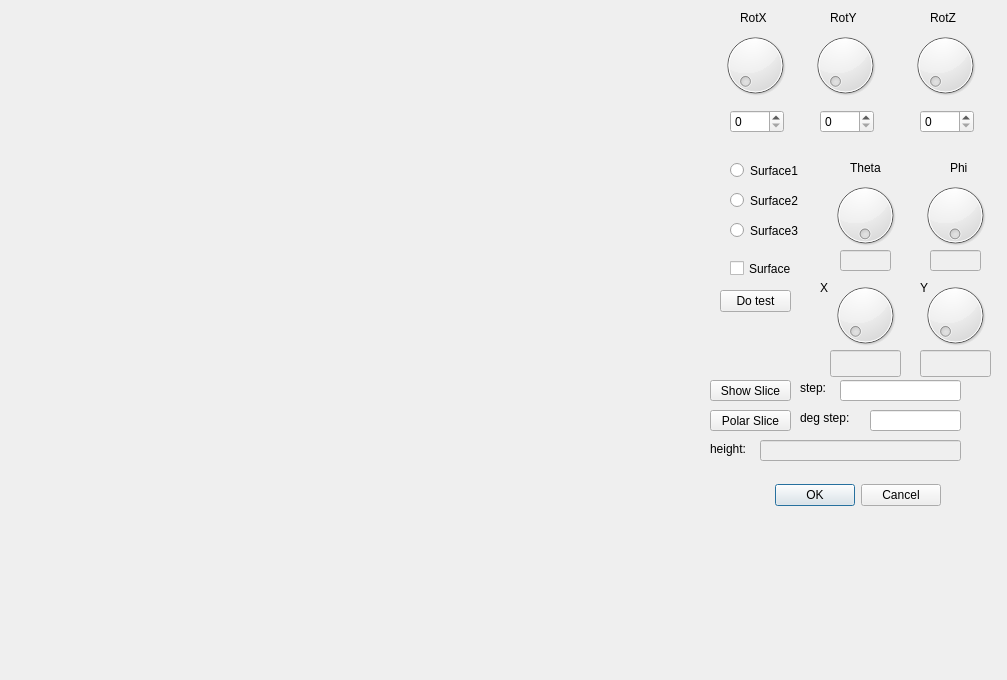
<?xml version="1.0" encoding="UTF-8"?>
<ui version="4.0">
 <class>MainDialog</class>
 <widget class="QDialog" name="MainDialog">
  <property name="geometry">
   <rect>
    <x>0</x>
    <y>0</y>
    <width>1007</width>
    <height>680</height>
   </rect>
  </property>
  <property name="windowTitle">
   <string>Dialog</string>
  </property>
  <widget class="QDialogButtonBox" name="dialogButtons">
   <property name="geometry">
    <rect>
     <x>750</x>
     <y>480</y>
     <width>191</width>
     <height>31</height>
    </rect>
   </property>
   <property name="orientation">
    <enum>Qt::Horizontal</enum>
   </property>
   <property name="standardButtons">
    <set>QDialogButtonBox::Cancel|QDialogButtonBox::Ok</set>
   </property>
  </widget>
  <widget class="QWidget" name="horizontalLayoutWidget">
   <property name="geometry">
    <rect>
     <x>30</x>
     <y>20</y>
     <width>631</width>
     <height>611</height>
    </rect>
   </property>
   <layout class="QHBoxLayout" name="glLayout"/>
  </widget>
  <widget class="QDial" name="dialRotx">
   <property name="geometry">
    <rect>
     <x>720</x>
     <y>30</y>
     <width>70</width>
     <height>70</height>
    </rect>
   </property>
   <property name="maximum">
    <number>360</number>
   </property>
   <property name="value">
    <number>0</number>
   </property>
  </widget>
  <widget class="QLabel" name="label">
   <property name="geometry">
    <rect>
     <x>740</x>
     <y>10</y>
     <width>41</width>
     <height>16</height>
    </rect>
   </property>
   <property name="text">
    <string>RotX</string>
   </property>
  </widget>
  <widget class="QLabel" name="label_2">
   <property name="geometry">
    <rect>
     <x>830</x>
     <y>10</y>
     <width>59</width>
     <height>15</height>
    </rect>
   </property>
   <property name="text">
    <string>RotY</string>
   </property>
  </widget>
  <widget class="QDial" name="dialRoty">
   <property name="geometry">
    <rect>
     <x>810</x>
     <y>30</y>
     <width>70</width>
     <height>70</height>
    </rect>
   </property>
   <property name="maximum">
    <number>360</number>
   </property>
  </widget>
  <widget class="QLabel" name="label_3">
   <property name="geometry">
    <rect>
     <x>930</x>
     <y>10</y>
     <width>59</width>
     <height>15</height>
    </rect>
   </property>
   <property name="text">
    <string>RotZ</string>
   </property>
  </widget>
  <widget class="QDial" name="dialRotz">
   <property name="geometry">
    <rect>
     <x>910</x>
     <y>30</y>
     <width>70</width>
     <height>70</height>
    </rect>
   </property>
   <property name="maximum">
    <number>360</number>
   </property>
   <property name="value">
    <number>0</number>
   </property>
  </widget>
  <widget class="QSpinBox" name="sbx">
   <property name="geometry">
    <rect>
     <x>730</x>
     <y>110</y>
     <width>54</width>
     <height>23</height>
    </rect>
   </property>
   <property name="maximum">
    <number>360</number>
   </property>
  </widget>
  <widget class="QSpinBox" name="sby">
   <property name="geometry">
    <rect>
     <x>820</x>
     <y>110</y>
     <width>54</width>
     <height>23</height>
    </rect>
   </property>
   <property name="maximum">
    <number>360</number>
   </property>
  </widget>
  <widget class="QSpinBox" name="sbz">
   <property name="geometry">
    <rect>
     <x>920</x>
     <y>110</y>
     <width>54</width>
     <height>23</height>
    </rect>
   </property>
   <property name="maximum">
    <number>360</number>
   </property>
  </widget>
  <widget class="QRadioButton" name="rbSelectSurface1">
   <property name="geometry">
    <rect>
     <x>730</x>
     <y>160</y>
     <width>93</width>
     <height>21</height>
    </rect>
   </property>
   <property name="text">
    <string>Surface1</string>
   </property>
   <attribute name="buttonGroup">
    <string>bgSurfaceSelect</string>
   </attribute>
  </widget>
  <widget class="QRadioButton" name="rbSelectSurface2">
   <property name="geometry">
    <rect>
     <x>730</x>
     <y>190</y>
     <width>93</width>
     <height>21</height>
    </rect>
   </property>
   <property name="text">
    <string>Surface2</string>
   </property>
   <attribute name="buttonGroup">
    <string>bgSurfaceSelect</string>
   </attribute>
  </widget>
  <widget class="QRadioButton" name="rbSelectSurface3">
   <property name="geometry">
    <rect>
     <x>730</x>
     <y>220</y>
     <width>93</width>
     <height>21</height>
    </rect>
   </property>
   <property name="text">
    <string>Surface3</string>
   </property>
   <attribute name="buttonGroup">
    <string>bgSurfaceSelect</string>
   </attribute>
  </widget>
  <widget class="QDial" name="dialTheta">
   <property name="geometry">
    <rect>
     <x>830</x>
     <y>180</y>
     <width>70</width>
     <height>70</height>
    </rect>
   </property>
   <property name="maximum">
    <number>360</number>
   </property>
   <property name="value">
    <number>0</number>
   </property>
   <property name="wrapping">
    <bool>true</bool>
   </property>
  </widget>
  <widget class="QDial" name="dialPhi">
   <property name="geometry">
    <rect>
     <x>920</x>
     <y>180</y>
     <width>70</width>
     <height>70</height>
    </rect>
   </property>
   <property name="maximum">
    <number>360</number>
   </property>
   <property name="wrapping">
    <bool>true</bool>
   </property>
  </widget>
  <widget class="QLabel" name="label_4">
   <property name="geometry">
    <rect>
     <x>850</x>
     <y>160</y>
     <width>41</width>
     <height>16</height>
    </rect>
   </property>
   <property name="text">
    <string>Theta</string>
   </property>
  </widget>
  <widget class="QLabel" name="label_5">
   <property name="geometry">
    <rect>
     <x>950</x>
     <y>160</y>
     <width>31</width>
     <height>16</height>
    </rect>
   </property>
   <property name="text">
    <string>Phi</string>
   </property>
  </widget>
  <widget class="QPushButton" name="bbDoTest">
   <property name="geometry">
    <rect>
     <x>720</x>
     <y>290</y>
     <width>71</width>
     <height>22</height>
    </rect>
   </property>
   <property name="text">
    <string>Do test</string>
   </property>
  </widget>
  <widget class="QDial" name="dialShiftX">
   <property name="geometry">
    <rect>
     <x>830</x>
     <y>280</y>
     <width>70</width>
     <height>70</height>
    </rect>
   </property>
   <property name="maximum">
    <number>500</number>
   </property>
   <property name="value">
    <number>0</number>
   </property>
  </widget>
  <widget class="QDial" name="dialShiftY">
   <property name="geometry">
    <rect>
     <x>920</x>
     <y>280</y>
     <width>70</width>
     <height>70</height>
    </rect>
   </property>
   <property name="maximum">
    <number>500</number>
   </property>
  </widget>
  <widget class="QLabel" name="label_6">
   <property name="geometry">
    <rect>
     <x>820</x>
     <y>280</y>
     <width>16</width>
     <height>16</height>
    </rect>
   </property>
   <property name="text">
    <string>X</string>
   </property>
  </widget>
  <widget class="QLabel" name="label_7">
   <property name="geometry">
    <rect>
     <x>920</x>
     <y>280</y>
     <width>16</width>
     <height>16</height>
    </rect>
   </property>
   <property name="text">
    <string>Y</string>
   </property>
  </widget>
  <widget class="QCheckBox" name="cbWireSurface">
   <property name="geometry">
    <rect>
     <x>730</x>
     <y>260</y>
     <width>70</width>
     <height>17</height>
    </rect>
   </property>
   <property name="text">
    <string>Surface</string>
   </property>
  </widget>
  <widget class="QLabel" name="label_8">
   <property name="geometry">
    <rect>
     <x>710</x>
     <y>440</y>
     <width>51</width>
     <height>17</height>
    </rect>
   </property>
   <property name="text">
    <string>height:</string>
   </property>
  </widget>
  <widget class="QLineEdit" name="heightOut">
   <property name="enabled">
    <bool>false</bool>
   </property>
   <property name="geometry">
    <rect>
     <x>760</x>
     <y>440</y>
     <width>201</width>
     <height>21</height>
    </rect>
   </property>
  </widget>
  <widget class="QLineEdit" name="shiftXVal">
   <property name="enabled">
    <bool>false</bool>
   </property>
   <property name="geometry">
    <rect>
     <x>830</x>
     <y>350</y>
     <width>71</width>
     <height>27</height>
    </rect>
   </property>
  </widget>
  <widget class="QLineEdit" name="shiftYVal">
   <property name="enabled">
    <bool>false</bool>
   </property>
   <property name="geometry">
    <rect>
     <x>920</x>
     <y>350</y>
     <width>71</width>
     <height>27</height>
    </rect>
   </property>
  </widget>
  <widget class="QPushButton" name="bbShowSlice">
   <property name="geometry">
    <rect>
     <x>710</x>
     <y>380</y>
     <width>81</width>
     <height>21</height>
    </rect>
   </property>
   <property name="text">
    <string>Show Slice</string>
   </property>
  </widget>
  <widget class="QLabel" name="label_9">
   <property name="geometry">
    <rect>
     <x>800</x>
     <y>380</y>
     <width>41</width>
     <height>16</height>
    </rect>
   </property>
   <property name="text">
    <string>step:</string>
   </property>
  </widget>
  <widget class="QLineEdit" name="sliceStepVal">
   <property name="geometry">
    <rect>
     <x>840</x>
     <y>380</y>
     <width>121</width>
     <height>21</height>
    </rect>
   </property>
  </widget>
  <widget class="QLineEdit" name="thetaVal">
   <property name="enabled">
    <bool>false</bool>
   </property>
   <property name="geometry">
    <rect>
     <x>840</x>
     <y>250</y>
     <width>51</width>
     <height>21</height>
    </rect>
   </property>
  </widget>
  <widget class="QLineEdit" name="phiVal">
   <property name="enabled">
    <bool>false</bool>
   </property>
   <property name="geometry">
    <rect>
     <x>930</x>
     <y>250</y>
     <width>51</width>
     <height>21</height>
    </rect>
   </property>
  </widget>
  <widget class="QLabel" name="label_10">
   <property name="geometry">
    <rect>
     <x>800</x>
     <y>410</y>
     <width>61</width>
     <height>16</height>
    </rect>
   </property>
   <property name="text">
    <string>deg step:</string>
   </property>
  </widget>
  <widget class="QLineEdit" name="degStepVal">
   <property name="geometry">
    <rect>
     <x>870</x>
     <y>410</y>
     <width>91</width>
     <height>21</height>
    </rect>
   </property>
  </widget>
  <widget class="QPushButton" name="bbPolarSlice">
   <property name="geometry">
    <rect>
     <x>710</x>
     <y>410</y>
     <width>81</width>
     <height>21</height>
    </rect>
   </property>
   <property name="text">
    <string>Polar Slice</string>
   </property>
  </widget>
 </widget>
 <resources/>
 <connections>
  <connection>
   <sender>dialogButtons</sender>
   <signal>accepted()</signal>
   <receiver>MainDialog</receiver>
   <slot>accept()</slot>
   <hints>
    <hint type="sourcelabel">
     <x>248</x>
     <y>254</y>
    </hint>
    <hint type="destinationlabel">
     <x>157</x>
     <y>274</y>
    </hint>
   </hints>
  </connection>
  <connection>
   <sender>dialogButtons</sender>
   <signal>rejected()</signal>
   <receiver>MainDialog</receiver>
   <slot>reject()</slot>
   <hints>
    <hint type="sourcelabel">
     <x>316</x>
     <y>260</y>
    </hint>
    <hint type="destinationlabel">
     <x>286</x>
     <y>274</y>
    </hint>
   </hints>
  </connection>
 </connections>
 <buttongroups>
  <buttongroup name="bgSurfaceSelect"/>
 </buttongroups>
</ui>
